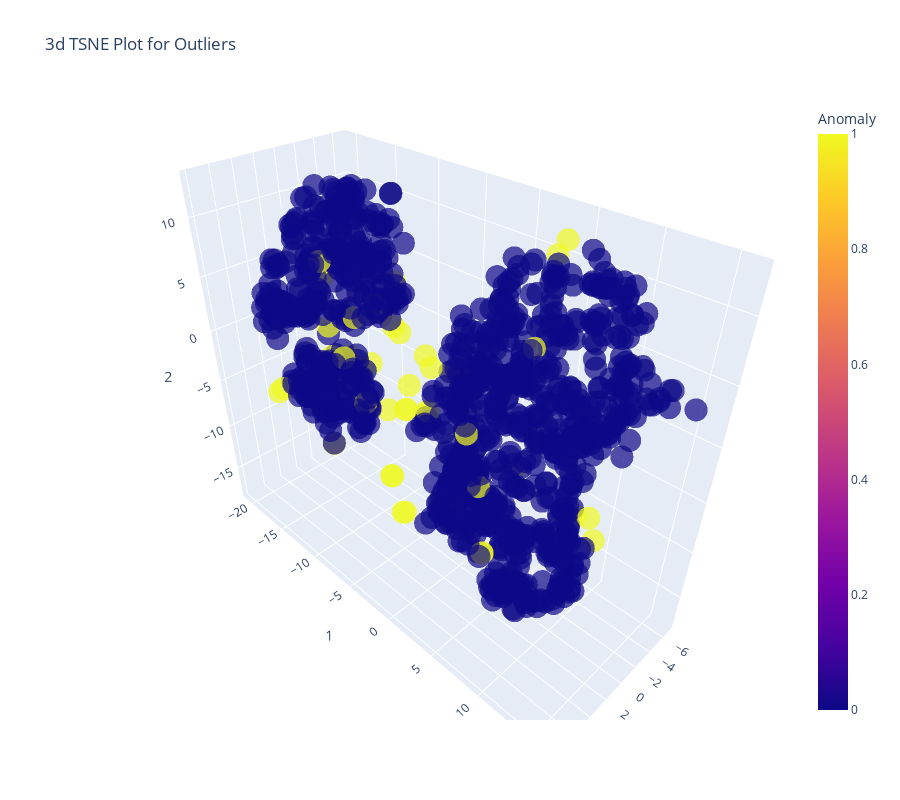

The notebook cell saved with this chart:
### Code cell
plot_model(knn, plot = 'tsne')

### Figure 1 — Plotly figure (JSON) as saved in the notebook; plotly's stock layout.template omitted (floating-point values rounded to 4 significant figures; data arrays with more than 128 entries replaced by an {"elided": "..."} marker saying what was removed)
{"data": [{"customdata": {"elided": "1000x1 float values"}, "hovertemplate": "0=%{x}<br>1=%{y}<br>2=%{z}<br>Feature=%{customdata[0]}<br>Anomaly=%{marker.color}<extra></extra>", "legendgroup": "", "marker": {"color": {"elided": "1000 int values"}, "coloraxis": "coloraxis", "opacity": 0.7, "symbol": "circle"}, "mode": "markers", "name": "", "scene": "scene", "showlegend": false, "type": "scatter3d", "x": {"elided": "1000 float values"}, "y": {"elided": "1000 float values"}, "z": {"elided": "1000 float values"}}], "layout": {"coloraxis": {"colorbar": {"title": {"text": "Anomaly"}}, "colorscale": [[0, "#0d0887"], [0.1111, "#46039f"], [0.2222, "#7201a8"], [0.3333, "#9c179e"], [0.4444, "#bd3786"], [0.5556, "#d8576b"], [0.6667, "#ed7953"], [0.7778, "#fb9f3a"], [0.8889, "#fdca26"], [1, "#f0f921"]]}, "height": 800, "legend": {"tracegroupgap": 0}, "scene": {"domain": {"x": [0, 1], "y": [0, 1]}, "xaxis": {"title": {"text": "0"}}, "yaxis": {"title": {"text": "1"}}, "zaxis": {"title": {"text": "2"}}}, "title": {"text": "3d TSNE Plot for Outliers"}, "width": 900}}
